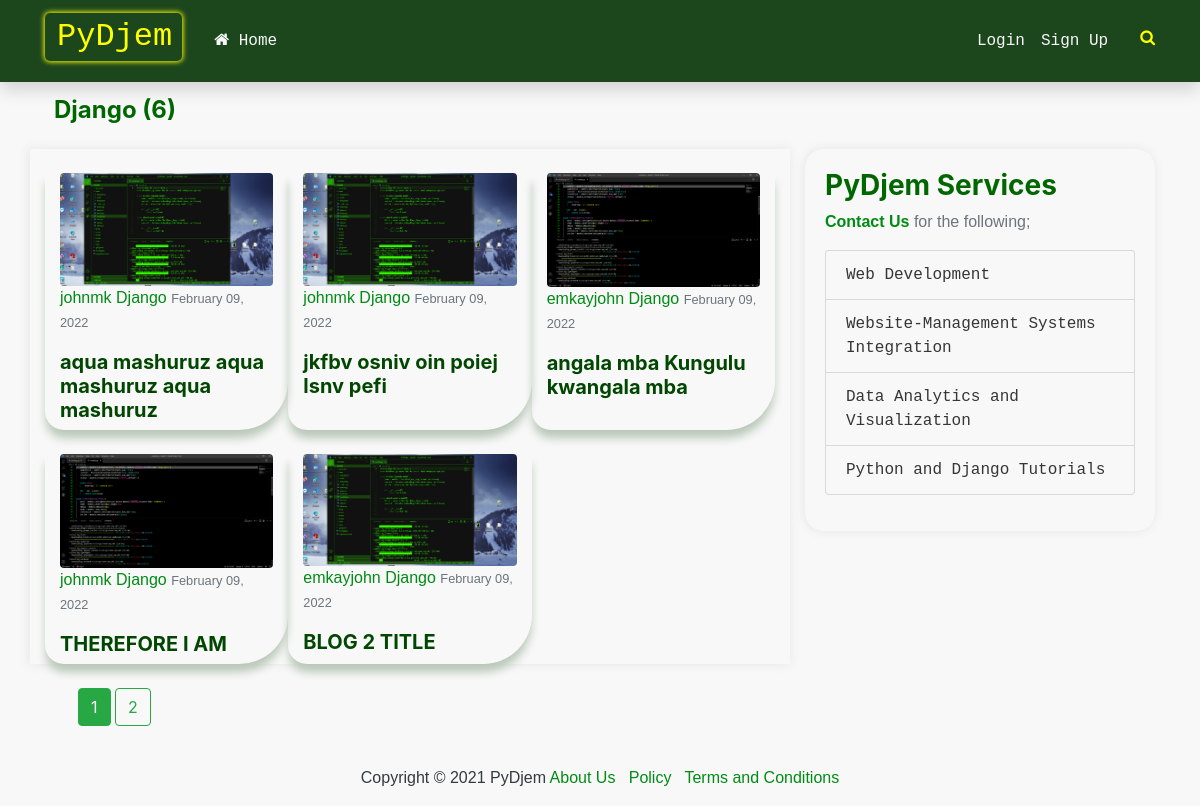
Screenshot of /post/category/1/ with the database file from the repository.
### blog/models.py (models this page shows, shortened)
class Category(models.Model):
    name = models.CharField(max_length=100, unique=True)
    class Meta:
        verbose_name_plural = 'categories'
    def __str__(self):
        return self.name

class Post(models.Model):
    title = models.CharField(max_length=100)
    slug = models.SlugField(max_length=200, unique=True)
    content = RichTextUploadingField()
    category = models.ForeignKey(Category, default=1, on_delete=models.CASCADE)
    publish_date = models.DateTimeField(default=timezone.now)
    author = models.ForeignKey(User, on_delete=models.CASCADE)
    photo = models.ImageField(upload_to='profile_pics', default='default.png')
    views = models.IntegerField(default=0)
    status = models.IntegerField(choices=STATUS, default=0)
    tags = TaggableManager()

### blog/views.py (the view)
# urls.py: path('post/category/<int:pk>/', PostCategoryListView.as_view(), name='post_by_category'),
class PostCategoryListView(ListView):
    model = Post
    form_class = PostForm
    template_name = 'blog/post_by_category.html'  # <app>/<model>_viewtype>.html
    context_object_name = 'posts'
    paginate_by = 5
    def get_queryset(self):
        self.category = get_object_or_404(Category, pk=self.kwargs['pk'])
        return Post.objects.filter(category=self.category).order_by('-publish_date')
    def get_context_data(self, **kwargs):
        context = super(PostCategoryListView, self).get_context_data(**kwargs)
        context['category'] = self.category
        return context

### blog/templates/blog/post_by_category.html
{% extends "blog/base.html" %}
{% block content %}
    <h4 class="ml-4 font-weight-bold kasee"> {{ category.name }} ({{ page_obj.paginator.count }}) </h4>
    <div class="container-fluid">
      <div class="row">
        <div class="col-md-8 mt-3 shadow1">
          <div class="flex-container">
            {% for post in posts %}
            <div style="border-radius: 0px 0px 49px 19px;" class="col-md-4 shadow3 mt-4">
                  <img class="img-fluid rounded" src="{{ post.photo.url }}">
                  <p class="text-muted"> <a href="{% url 'blog:user-posts' post.author.username %}">{{ post.author }}</a>
                    <a href="{% url 'blog:post_by_category' post.category.pk %}">
                    {{ post.category }}</a> <small>{{ post.publish_date|date:"F d, Y"}}</small>
                  </p>
                  <h5 class="font-weight-bold"><a class="post-title" href="{% url 'blog:post-detail' post.slug %}">{{ post.title }}</a></h5>
            </div>
            {% endfor %}
          </div>
        </div>
        {% include 'blog/services.html' %}
      </div>
    </div>
{% endblock content %}

### blog/static/blog/style.css (style rules this page uses)
body { background-color: #f8f8f8; }
.shadow3 { box-shadow: 0px 9px 10px -1px rgba(184, 199, 183, 1); }
.shadow1 { box-shadow: -1px 0px 10px 1px rgba(232, 232, 232, 1); }
h1, h2, h3, h4, h5, h6 { color: #006600; }
.post-title { color: #014601; text-decoration: none; }
a { color: #008b15; }
p { color: #363636; font-family: sans-serif; }
.flex-container { display: flex; flex-wrap: wrap; }

### rows the page displays
Category: name "Django"
Post: photo (picture), author "johnmk", category "Django", publish_date "February 09, 2022", title "aqua mashuruz aqua mashuruz aqua mashuruz"
Post: photo (picture), author "johnmk", category "Django", publish_date "February 09, 2022", title "jkfbv osniv oin poiej lsnv pefi"
Post: photo (picture), author "emkayjohn", category "Django", publish_date "February 09, 2022", title "angala mba Kungulu kwangala mba"
Post: photo (picture), author "johnmk", category "Django", publish_date "February 09, 2022", title "THEREFORE I AM"
Post: photo (picture), author "emkayjohn", category "Django", publish_date "February 09, 2022", title "BLOG 2 TITLE"

### other values shown
{{ page_obj.paginator.count }} "6"
{{ num }} "1"
{{ num }} "2"
